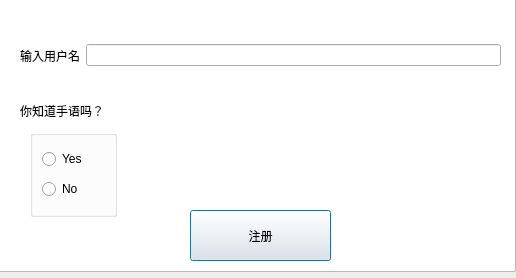
<?xml version="1.0" encoding="UTF-8"?>
<ui version="4.0">
 <class>Dialog</class>
 <widget class="QDialog" name="Dialog">
  <property name="geometry">
   <rect>
    <x>0</x>
    <y>0</y>
    <width>516</width>
    <height>278</height>
   </rect>
  </property>
  <property name="windowTitle">
   <string>Sign Up</string>
  </property>
  <widget class="QPushButton" name="pb_sign">
   <property name="geometry">
    <rect>
     <x>190</x>
     <y>210</y>
     <width>141</width>
     <height>51</height>
    </rect>
   </property>
   <property name="styleSheet">
    <string notr="true">font: 16pt &quot;Segoe UI&quot;;</string>
   </property>
   <property name="text">
    <string>注册</string>
   </property>
  </widget>
  <widget class="QWidget" name="layoutWidget">
   <property name="geometry">
    <rect>
     <x>20</x>
     <y>30</y>
     <width>481</width>
     <height>51</height>
    </rect>
   </property>
   <layout class="QHBoxLayout" name="horizontalLayout">
    <item>
     <widget class="QLabel" name="label">
      <property name="styleSheet">
       <string notr="true">font: 10pt &quot;Segoe UI&quot;;</string>
      </property>
      <property name="text">
       <string>输入用户名</string>
      </property>
     </widget>
    </item>
    <item>
     <widget class="QLineEdit" name="le_user"/>
    </item>
   </layout>
  </widget>
  <widget class="QLabel" name="label_2">
   <property name="geometry">
    <rect>
     <x>20</x>
     <y>100</y>
     <width>291</width>
     <height>21</height>
    </rect>
   </property>
   <property name="text">
    <string>你知道手语吗？</string>
   </property>
  </widget>
  <widget class="QGroupBox" name="groupBox">
   <property name="geometry">
    <rect>
     <x>30</x>
     <y>130</y>
     <width>87</width>
     <height>87</height>
    </rect>
   </property>
   <property name="title">
    <string/>
   </property>
   <layout class="QVBoxLayout" name="verticalLayout">
    <item>
     <widget class="QRadioButton" name="rb_y">
      <property name="text">
       <string>Yes</string>
      </property>
     </widget>
    </item>
    <item>
     <widget class="QRadioButton" name="rb_n">
      <property name="text">
       <string>No</string>
      </property>
     </widget>
    </item>
   </layout>
  </widget>
  <widget class="QGraphicsView" name="graphicsView">
   <property name="geometry">
    <rect>
     <x>-5</x>
     <y>-9</y>
     <width>521</width>
     <height>281</height>
    </rect>
   </property>
   <property name="styleSheet">
    <string notr="true">border-image: url(:/newPrefix/back.jpg) 0 0 0 0 stretch stretch;</string>
   </property>
  </widget>
  <zorder>graphicsView</zorder>
  <zorder>pb_sign</zorder>
  <zorder>layoutWidget</zorder>
  <zorder>label_2</zorder>
  <zorder>groupBox</zorder>
 </widget>
 <resources>
  <include location="resource.qrc"/>
 </resources>
 <connections/>
</ui>
